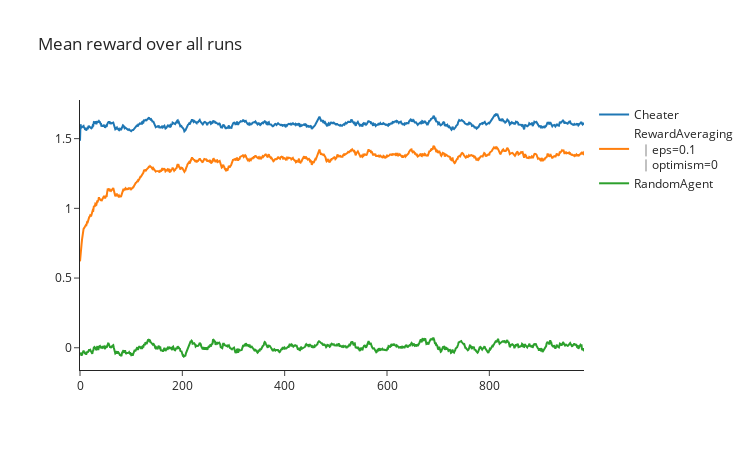

The notebook cell this image was saved under:
### Markdown cell above
### Exercise - implement cheater agent

> ```yaml
> Difficulty: 🔴🔴⚪⚪⚪
> Importance: 🔵🔵🔵⚪⚪
> 
> You should spend up to 5-15 minutes on this exercise.
> It's important for you to understand why cheater agents are important for debugging.
> ```

The cheater agent will always choose the best arm. It's a good idea to implement, because you can compare your other agents to it to make sure they're not doing better than the cheater (if they are, you probably have a bug!).

You should fill in the methods `get_action` and `observe` below. The cheater agent will always choose the best arm available to it (remember that the best arm is stored in the `info` dictionary of each observation - see the `step` method in the `MultiArmedBandit` class).

### Code cell
class CheatyMcCheater(Agent):
    def __init__(self, num_arms: int, seed: int):
        super().__init__(num_arms, seed)
        self.best_arm = 0

    def get_action(self):
        return self.best_arm

    def observe(self, action: int, reward: float, info: dict):
        self.best_arm = info["best_arm"]

    def __repr__(self):
        return "Cheater"


cheater = CheatyMcCheater(num_arms, 0)
reward_averaging = RewardAveraging(num_arms, 0, epsilon=0.1, optimism=0)
random = RandomAgent(num_arms, 0)

names = []
all_rewards = []

for agent in [cheater, reward_averaging, random]:
    (rewards, num_correct) = run_agent(env, agent, n_runs=N_RUNS, base_seed=1)
    names.append(str(agent))
    all_rewards.append(rewards)

utils.plot_rewards(all_rewards, names, moving_avg_window=15)

assert (all_rewards[0] < all_rewards[1]).mean() < 0.001, "Cheater should be better than reward averaging"
print("Tests passed!")

### Figure 1 — Plotly figure (JSON) as saved in the notebook; plotly's stock layout.template omitted (floating-point values rounded to 4 significant figures; data arrays with more than 128 entries replaced by an {"elided": "..."} marker saying what was removed)
{"data": [{"mode": "lines", "name": "Cheater", "type": "scatter", "y": {"elided": "986 float values"}}, {"mode": "lines", "name": "RewardAveraging<br>  │eps=0.1<br>  │optimism=0", "type": "scatter", "y": {"elided": "986 float values"}}, {"mode": "lines", "name": "RandomAgent", "type": "scatter", "y": {"elided": "986 float values"}}], "layout": {"height": 450, "title": {"text": "Mean reward over all runs"}, "width": 750}}
